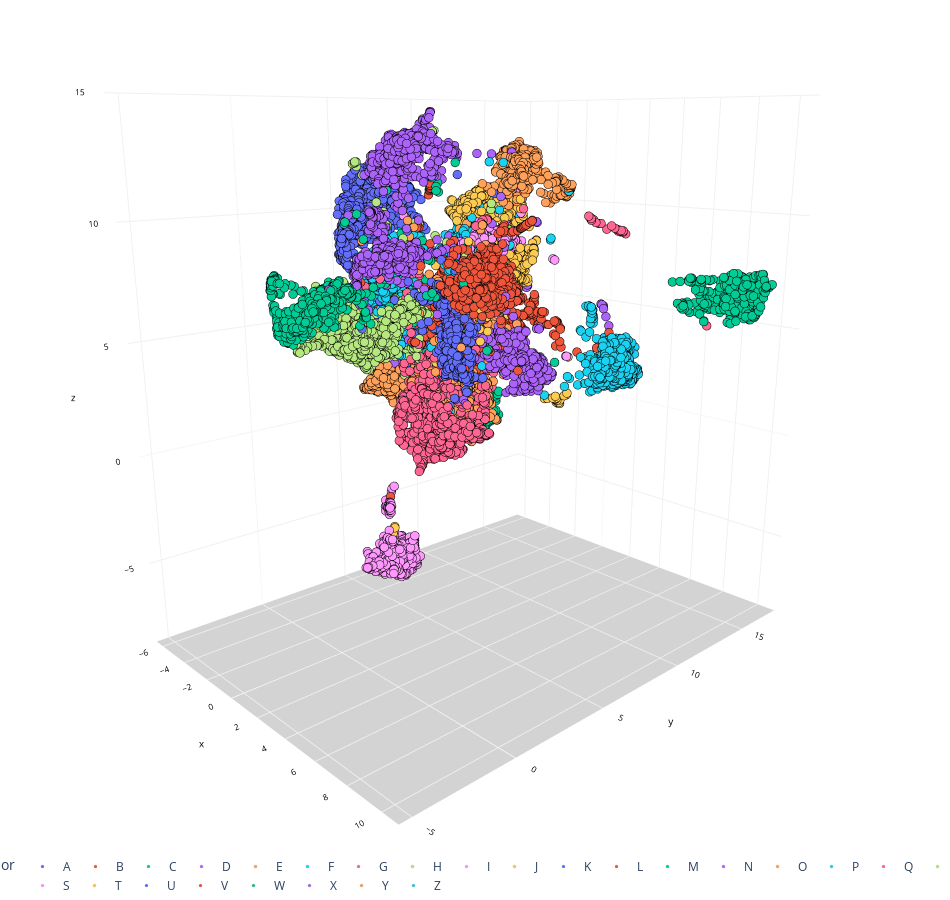

Notebook cell for this chart:
### Code cell
reducer_train_loader = torch.utils.data.DataLoader(train_set, batch_size=len(train_set), shuffle=True)
reducer_val_loader = torch.utils.data.DataLoader(val_set, batch_size=len(val_set), shuffle=False)

images, labels = iter(reducer_train_loader).next()

batch_size = images.shape[0]
images_a = images.reshape(batch_size,-1).numpy()
labels_a = labels.numpy()
X_train_res = reducer.fit_transform(images_a, labels_a)
chart(X_train_res, labels)


print(f'''Shape of X_train_res: {X_train_res.shape}''')

### Figure 1 — Plotly figure (JSON) as saved in the notebook; plotly's stock layout.template omitted (floating-point values rounded to 4 significant figures; data arrays with more than 128 entries replaced by an {"elided": "..."} marker saying what was removed)
{"data": [{"hovertemplate": "color=A<br>x=%{x}<br>y=%{y}<br>z=%{z}<extra></extra>", "legendgroup": "A", "marker": {"color": "#636efa", "symbol": "circle", "line": {"color": "black", "width": 0.1}, "size": 3}, "mode": "markers", "name": "A", "scene": "scene", "showlegend": true, "x": {"elided": "424 float values"}, "y": {"elided": "424 float values"}, "z": {"elided": "424 float values"}, "type": "scatter3d"}, {"hovertemplate": "color=B<br>x=%{x}<br>y=%{y}<br>z=%{z}<extra></extra>", "legendgroup": "B", "marker": {"color": "#EF553B", "symbol": "circle", "line": {"color": "black", "width": 0.1}, "size": 3}, "mode": "markers", "name": "B", "scene": "scene", "showlegend": true, "x": {"elided": "424 float values"}, "y": {"elided": "424 float values"}, "z": {"elided": "424 float values"}, "type": "scatter3d"}, {"hovertemplate": "color=C<br>x=%{x}<br>y=%{y}<br>z=%{z}<extra></extra>", "legendgroup": "C", "marker": {"color": "#00cc96", "symbol": "circle", "line": {"color": "black", "width": 0.1}, "size": 3}, "mode": "markers", "name": "C", "scene": "scene", "showlegend": true, "x": {"elided": "429 float values"}, "y": {"elided": "429 float values"}, "z": {"elided": "429 float values"}, "type": "scatter3d"}, {"hovertemplate": "color=D<br>x=%{x}<br>y=%{y}<br>z=%{z}<extra></extra>", "legendgroup": "D", "marker": {"color": "#ab63fa", "symbol": "circle", "line": {"color": "black", "width": 0.1}, "size": 3}, "mode": "markers", "name": "D", "scene": "scene", "showlegend": true, "x": {"elided": "380 float values"}, "y": {"elided": "380 float values"}, "z": {"elided": "380 float values"}, "type": "scatter3d"}, {"hovertemplate": "color=E<br>x=%{x}<br>y=%{y}<br>z=%{z}<extra></extra>", "legendgroup": "E", "marker": {"color": "#FFA15A", "symbol": "circle", "line": {"color": "black", "width": 0.1}, "size": 3}, "mode": "markers", "name": "E", "scene": "scene", "showlegend": true, "x": {"elided": "428 float values"}, "y": {"elided": "428 float values"}, "z": {"elided": "428 float values"}, "type": "scatter3d"}, {"hovertemplate": "color=F<br>x=%{x}<br>y=%{y}<br>z=%{z}<extra></extra>", "legendgroup": "F", "marker": {"color": "#19d3f3", "symbol": "circle", "line": {"color": "black", "width": 0.1}, "size": 3}, "mode": "markers", "name": "F", "scene": "scene", "showlegend": true, "x": {"elided": "409 float values"}, "y": {"elided": "409 float values"}, "z": {"elided": "409 float values"}, "type": "scatter3d"}, {"hovertemplate": "color=G<br>x=%{x}<br>y=%{y}<br>z=%{z}<extra></extra>", "legendgroup": "G", "marker": {"color": "#FF6692", "symbol": "circle", "line": {"color": "black", "width": 0.1}, "size": 3}, "mode": "markers", "name": "G", "scene": "scene", "showlegend": true, "x": {"elided": "424 float values"}, "y": {"elided": "424 float values"}, "z": {"elided": "424 float values"}, "type": "scatter3d"}, {"hovertemplate": "color=H<br>x=%{x}<br>y=%{y}<br>z=%{z}<extra></extra>", "legendgroup": "H", "marker": {"color": "#B6E880", "symbol": "circle", "line": {"color": "black", "width": 0.1}, "size": 3}, "mode": "markers", "name": "H", "scene": "scene", "showlegend": true, "x": {"elided": "427 float values"}, "y": {"elided": "427 float values"}, "z": {"elided": "427 float values"}, "type": "scatter3d"}, {"hovertemplate": "color=I<br>x=%{x}<br>y=%{y}<br>z=%{z}<extra></extra>", "legendgroup": "I", "marker": {"color": "#FF97FF", "symbol": "circle", "line": {"color": "black", "width": 0.1}, "size": 3}, "mode": "markers", "name": "I", "scene": "scene", "showlegend": true, "x": {"elided": "395 float values"}, "y": {"elided": "395 float values"}, "z": {"elided": "395 float values"}, "type": "scatter3d"}, {"hovertemplate": "color=J<br>x=%{x}<br>y=%{y}<br>z=%{z}<extra></extra>", "legendgroup": "J", "marker": {"color": "#FECB52", "symbol": "circle", "line": {"color": "black", "width": 0.1}, "size": 3}, "mode": "markers", "name": "J", "scene": "scene", "showlegend": true, "x": {"elided": "387 float values"}, "y": {"elided": "387 float values"}, "z": {"elided": "387 float values"}, "type": "scatter3d"}, {"hovertemplate": "color=K<br>x=%{x}<br>y=%{y}<br>z=%{z}<extra></extra>", "legendgroup": "K", "marker": {"color": "#636efa", "symbol": "circle", "line": {"color": "black", "width": 0.1}, "size": 3}, "mode": "markers", "name": "K", "scene": "scene", "showlegend": true, "x": {"elided": "387 float values"}, "y": {"elided": "387 float values"}, "z": {"elided": "387 float values"}, "type": "scatter3d"}, {"hovertemplate": "color=L<br>x=%{x}<br>y=%{y}<br>z=%{z}<extra></extra>", "legendgroup": "L", "marker": {"color": "#EF553B", "symbol": "circle", "line": {"color": "black", "width": 0.1}, "size": 3}, "mode": "markers", "name": "L", "scene": "scene", "showlegend": true, "x": {"elided": "445 float values"}, "y": {"elided": "445 float values"}, "z": {"elided": "445 float values"}, "type": "scatter3d"}, {"hovertemplate": "color=M<br>x=%{x}<br>y=%{y}<br>z=%{z}<extra></extra>", "legendgroup": "M", "marker": {"color": "#00cc96", "symbol": "circle", "line": {"color": "black", "width": 0.1}, "size": 3}, "mode": "markers", "name": "M", "scene": "scene", "showlegend": true, "x": {"elided": "463 float values"}, "y": {"elided": "463 float values"}, "z": {"elided": "463 float values"}, "type": "scatter3d"}, {"hovertemplate": "color=N<br>x=%{x}<br>y=%{y}<br>z=%{z}<extra></extra>", "legendgroup": "N", "marker": {"color": "#ab63fa", "symbol": "circle", "line": {"color": "black", "width": 0.1}, "size": 3}, "mode": "markers", "name": "N", "scene": "scene", "showlegend": true, "x": {"elided": "455 float values"}, "y": {"elided": "455 float values"}, "z": {"elided": "455 float values"}, "type": "scatter3d"}, {"hovertemplate": "color=O<br>x=%{x}<br>y=%{y}<br>z=%{z}<extra></extra>", "legendgroup": "O", "marker": {"color": "#FFA15A", "symbol": "circle", "line": {"color": "black", "width": 0.1}, "size": 3}, "mode": "markers", "name": "O", "scene": "scene", "showlegend": true, "x": {"elided": "388 float values"}, "y": {"elided": "388 float values"}, "z": {"elided": "388 float values"}, "type": "scatter3d"}, {"hovertemplate": "color=P<br>x=%{x}<br>y=%{y}<br>z=%{z}<extra></extra>", "legendgroup": "P", "marker": {"color": "#19d3f3", "symbol": "circle", "line": {"color": "black", "width": 0.1}, "size": 3}, "mode": "markers", "name": "P", "scene": "scene", "showlegend": true, "x": {"elided": "451 float values"}, "y": {"elided": "451 float values"}, "z": {"elided": "451 float values"}, "type": "scatter3d"}, {"hovertemplate": "color=Q<br>x=%{x}<br>y=%{y}<br>z=%{z}<extra></extra>", "legendgroup": "Q", "marker": {"color": "#FF6692", "symbol": "circle", "line": {"color": "black", "width": 0.1}, "size": 3}, "mode": "markers", "name": "Q", "scene": "scene", "showlegend": true, "x": {"elided": "394 float values"}, "y": {"elided": "394 float values"}, "z": {"elided": "394 float values"}, "type": "scatter3d"}, {"hovertemplate": "color=R<br>x=%{x}<br>y=%{y}<br>z=%{z}<extra></extra>", "legendgroup": "R", "marker": {"color": "#B6E880", "symbol": "circle", "line": {"color": "black", "width": 0.1}, "size": 3}, "mode": "markers", "name": "R", "scene": "scene", "showlegend": true, "x": {"elided": "412 float values"}, "y": {"elided": "412 float values"}, "z": {"elided": "412 float values"}, "type": "scatter3d"}, {"hovertemplate": "color=S<br>x=%{x}<br>y=%{y}<br>z=%{z}<extra></extra>", "legendgroup": "S", "marker": {"color": "#FF97FF", "symbol": "circle", "line": {"color": "black", "width": 0.1}, "size": 3}, "mode": "markers", "name": "S", "scene": "scene", "showlegend": true, "x": {"elided": "447 float values"}, "y": {"elided": "447 float values"}, "z": {"elided": "447 float values"}, "type": "scatter3d"}, {"hovertemplate": "color=T<br>x=%{x}<br>y=%{y}<br>z=%{z}<extra></extra>", "legendgroup": "T", "marker": {"color": "#FECB52", "symbol": "circle", "line": {"color": "black", "width": 0.1}, "size": 3}, "mode": "markers", "name": "T", "scene": "scene", "showlegend": true, "x": {"elided": "407 float values"}, "y": {"elided": "407 float values"}, "z": {"elided": "407 float values"}, "type": "scatter3d"}, {"hovertemplate": "color=U<br>x=%{x}<br>y=%{y}<br>z=%{z}<extra></extra>", "legendgroup": "U", "marker": {"color": "#636efa", "symbol": "circle", "line": {"color": "black", "width": 0.1}, "size": 3}, "mode": "markers", "name": "U", "scene": "scene", "showlegend": true, "x": {"elided": "410 float values"}, "y": {"elided": "410 float values"}, "z": {"elided": "410 float values"}, "type": "scatter3d"}, {"hovertemplate": "color=V<br>x=%{x}<br>y=%{y}<br>z=%{z}<extra></extra>", "legendgroup": "V", "marker": {"color": "#EF553B", "symbol": "circle", "line": {"color": "black", "width": 0.1}, "size": 3}, "mode": "markers", "name": "V", "scene": "scene", "showlegend": true, "x": {"elided": "417 float values"}, "y": {"elided": "417 float values"}, "z": {"elided": "417 float values"}, "type": "scatter3d"}, {"hovertemplate": "color=W<br>x=%{x}<br>y=%{y}<br>z=%{z}<extra></extra>", "legendgroup": "W", "marker": {"color": "#00cc96", "symbol": "circle", "line": {"color": "black", "width": 0.1}, "size": 3}, "mode": "markers", "name": "W", "scene": "scene", "showlegend": true, "x": {"elided": "398 float values"}, "y": {"elided": "398 float values"}, "z": {"elided": "398 float values"}, "type": "scatter3d"}, {"hovertemplate": "color=X<br>x=%{x}<br>y=%{y}<br>z=%{z}<extra></extra>", "legendgroup": "X", "marker": {"color": "#ab63fa", "symbol": "circle", "line": {"color": "black", "width": 0.1}, "size": 3}, "mode": "markers", "name": "X", "scene": "scene", "showlegend": true, "x": {"elided": "430 float values"}, "y": {"elided": "430 float values"}, "z": {"elided": "430 float values"}, "type": "scatter3d"}, {"hovertemplate": "color=Y<br>x=%{x}<br>y=%{y}<br>z=%{z}<extra></extra>", "legendgroup": "Y", "marker": {"color": "#FFA15A", "symbol": "circle", "line": {"color": "black", "width": 0.1}, "size": 3}, "mode": "markers", "name": "Y", "scene": "scene", "showlegend": true, "x": {"elided": "460 float values"}, "y": {"elided": "460 float values"}, "z": {"elided": "460 float values"}, "type": "scatter3d"}, {"hovertemplate": "color=Z<br>x=%{x}<br>y=%{y}<br>z=%{z}<extra></extra>", "legendgroup": "Z", "marker": {"color": "#19d3f3", "symbol": "circle", "line": {"color": "black", "width": 0.1}, "size": 3}, "mode": "markers", "name": "Z", "scene": "scene", "showlegend": true, "x": {"elided": "406 float values"}, "y": {"elided": "406 float values"}, "z": {"elided": "406 float values"}, "type": "scatter3d"}], "layout": {"scene": {"domain": {"x": [0.0, 1.0], "y": [0.0, 1.0]}, "xaxis": {"title": {"text": "x", "font": {"size": 10}}, "tickfont": {"size": 10}, "backgroundcolor": "white", "color": "black", "gridcolor": "#f0f0f0"}, "yaxis": {"title": {"text": "y", "font": {"size": 10}}, "tickfont": {"size": 10}, "backgroundcolor": "white", "color": "black", "gridcolor": "#f0f0f0"}, "zaxis": {"title": {"text": "z", "font": {"size": 10}}, "tickfont": {"size": 10}, "backgroundcolor": "lightgrey", "color": "black", "gridcolor": "#f0f0f0"}, "camera": {"up": {"x": 0, "y": 0, "z": 1}, "center": {"x": 0, "y": 0, "z": -0.1}, "eye": {"x": 1.5, "y": -1.4, "z": 0.5}}}, "legend": {"title": {"text": "color"}, "tracegroupgap": 0, "orientation": "h", "yanchor": "top", "y": 0, "xanchor": "center", "x": 0.5}, "margin": {"t": 0, "l": 0, "r": 0, "b": 0}, "height": 900, "width": 950, "title": {"text": "UMAP"}, "showlegend": true}}
